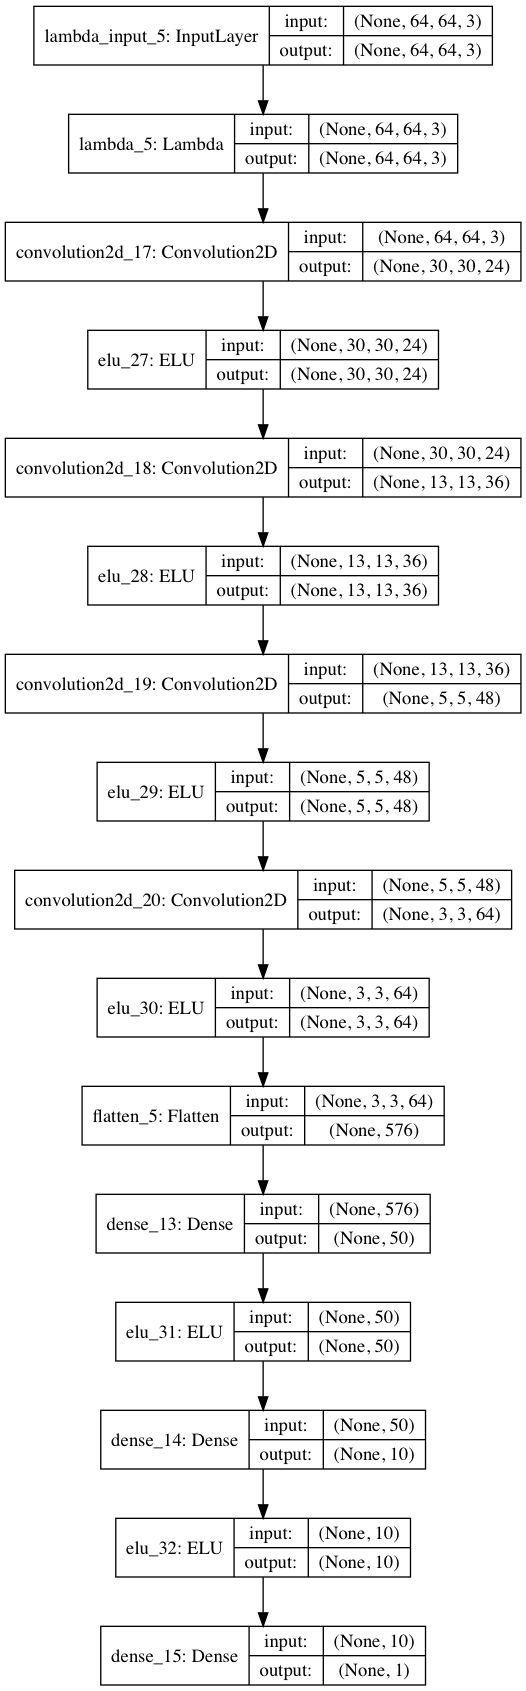

Python code for this plot:
#
# Behavioral Cloning Project
#
# input images shape (64,64,3) width, height, channels
# output 1 value steering angle
#
# Usage: python model.py
#
# Diagram of model is output into file 'model.png'
# Training and validation loss is plotted.
# Saves resulting model into file 'model.h5'
#

from keras.models import Sequential
from keras.layers import Dense, Activation, Dropout, Flatten, Lambda, Convolution2D, Cropping2D
from keras.layers.pooling import MaxPooling2D
from keras.optimizers import SGD, Adam, RMSprop
from keras.layers.advanced_activations import ELU
from keras import backend as K
from keras.regularizers import l2

#
# Model Definition
#

# Uses NVIDIA model as the starting reference, but simplified down as input image dimensions used are 64x64 not 66x200
model = Sequential([
	# Add image preprocessing layers in model means preprocessing doesn't have to be done prior to 
	# feeding data to model.
	
	# Preprocessing can include:
	# - cropping images to remove upper horizontal band above horizon (road) and lower horizontal band that includes the hood of car
	# - resize image to reduce number of parameters
	# - normalize image data
	
	# NOTE: we could crop images in the model with Keras layer Cropping2D,
	# but we also want to resize images which is more compute intensize,
	# so cropping and resizing is done before the model,
	# this means corresponding image preprocessing has to be done when feeding the simulator (drive.py) as well
	# Crop image: remove 64 pixels from top and 36 pixels from the bottom.
	# Cropping2D( cropping=( (60,36), (0,0) ) ),
	
	# Scale to range with magnitude of 2.0 and Normalize to mean of zero
	# resulting range -1.0 to 1.0
	Lambda(lambda x: (x/127.5) - 1.0, input_shape=(64,64,3)),
	
	# layer 1: filters 24, kernel 5x5, stride (subsample) 2x2 
	Convolution2D(24, 5, 5, border_mode='valid', subsample=(2,2)),
	
	# Dropout layer here did not improve driving performance
	# Use drop out if there is overfitting
	## Dropout( 0.2 ),
	
	# Activation ELU better than ReLU?
	# (without activation layer, the linear result of previous layer is used. "linear" activation: a(x) = x)
	# Advanced activation layers are not activation functions. https://github.com/fchollet/keras/issues/2272
	# model.add(LeakyReLU(params['a'])) not model.add(Activation(LeakyReLU(params['a'])))
	ELU(alpha=1.0),
	
	# Maxpool layer here did not improve driving performance
	# stride size same as pool size
	## MaxPooling2D(pool_size=(2, 2), strides=None, border_mode='valid'),
	
	# layer 2: filters 36, kernel 5x5, stride (subsample) 2x2, activation ELU
	Convolution2D(36, 5, 5, border_mode='valid', subsample=(2,2)),
	ELU(alpha=1.0),
	
	# layer 3: filters 48, kernel 5x5, stride (subsample) 2x2, activation ELU
	Convolution2D(48, 5, 5, border_mode='valid', subsample=(2,2)),
	ELU(alpha=1.0),
	
	# layer 4: filters 64, kernel 3x3, activation ELU
	Convolution2D(64, 3, 3, border_mode='valid'),
	ELU(alpha=1.0),
	
	# layer 5: filters 64, kernel 3x3, activation ELU
	# NOTE: this layer reduced dimensions down to 1x1, didn't seem necessary
    # Convolution2D(64, 3, 3, border_mode='valid'),
    # ELU(alpha=1.0),
	
	# Flatten
	#   output dim is 64
	Flatten(),
	
	# Fully-connected layer 1
	# NOTE: having a fully connected layer > 64 would expand dimensions not reduce it as is usual with Convolutional Networks
	#   so this layer was removed
    # Dense(100),
    # ELU(alpha=1.0),
	
	# Fully-connected layer 2
    Dense(50),
    ELU(alpha=1.0),
	
	# Fully-connected layer 3
	Dense(10),
	ELU(alpha=1.0),
	
	Dense(1)
])

print ("Model defined")

#
# Model Compilation
#

# Optimizer: Adam (adaptive moment estimation) https://arxiv.org/abs/1412.6980v8
# Adam "computes individual adaptive learning rates for different parameters from estimates of first and second moments of the gradients"
# Configure for a mean squared error regression problem
# Use default parameter values
adam = Adam(lr=0.001, beta_1=0.9, beta_2=0.999, epsilon=1e-08, decay=0.0) 
model.compile(optimizer = adam, loss = 'mean_squared_error', metrics=['accuracy'])

print ("Model compiled")

#
# Model Diagram
#
# For keras plot to work, need:
#   sudo pip install pydot-ng
#   brew install graphviz
#
# generates model diagram in file specified by plot(to_file='')
from keras.utils.visualize_util import plot
plot(model, to_file='model.png', show_shapes=True, show_layer_names=True)

print("Model diagram output to file")

#
# Model Training
#

### Start with example from course material "How to Use Generators"
# Use generators to avoid entire data set, load by batch instead.
import os
import csv

samples = []
with open('../ud-sim-data/driving_log.csv') as csvfile:
    reader = csv.reader(csvfile)
    for line in reader:
        samples.append(line)

# remove headings row
samples.pop(0)

print("Samples CSV loaded len={}".format(len(samples)))

# filter out near 0 steering angle samples
# ( Don't filter zeros, car went off road. )
# import random
# filtered_samples = [s for s in samples if not ( (-0.001 < float(s[3])  < 0.001) and (random.randint(1,5) != 1) ) ]
# print("Samples CSV some near zero angles filtered len={}".format(len(filtered_samples)))

# shuffle and split into train and validation sets
from sklearn.model_selection import train_test_split
train_samples, validation_samples = train_test_split(samples, test_size=0.2, random_state=88)

print("Samples split train size={}, validation size={}".format(len(train_samples), len(validation_samples)))

# image plot library
import matplotlib.pyplot as plt
import matplotlib.image as mpimg
# %matplotlib # uncomment for ipython

import cv2
import numpy as np
import sklearn
import PIL
from scipy.ndimage.interpolation import zoom

### Set up generator
print("Generator setup ...")

#
# flip=True to flip images
# left_right=True to use left and right camera images with angle adjustment
#
def generator(samples, batch_size=32, images_dir = '../ud-sim-data/', left_right=False, flip=False):
    num_samples = len(samples)
    while 1: # Loop forever so the generator never terminates
        sklearn.utils.shuffle(samples)
        for offset in range(0, num_samples, batch_size):
            batch_samples = samples[offset:offset+batch_size]
            
            images = []
            angles = []
            angle_adjust = 0.2 # amount of correction for left and right cameras
            center_index = 0
            left_index=1
            right_index=2
            angle_index=3
            
            for batch_sample in batch_samples:
                # use PIL instead of OpenCV cv2.imread to read as RGB not cv2 BGR. This is consistent with drive.py which uses PIL
                center_image = PIL.Image.open( images_dir + batch_sample[center_index] )
                center_angle = float(batch_sample[angle_index])
                    
                images.append( np.asarray( center_image ) )
                angles.append(center_angle)
                
                # flip center image vertically
                if flip:
                    image_flipped = np.fliplr(center_image)
                    angle_flipped = -center_angle
                    images.append( np.asarray( image_flipped ) )
                    angles.append( angle_flipped )      
                              
                # add in left and right images
                if left_right:
                    # left image, adjust angle to center
                    left_image = PIL.Image.open( images_dir + batch_sample[ left_index ].strip() )
                    left_angle = float(batch_sample[angle_index]) + angle_adjust # if car on left side, want to go more right
                    images.append( np.asarray( left_image ) )
                    angles.append( left_angle )
                    
                    # right image, adjust angle to center
                    right_image = PIL.Image.open( images_dir + batch_sample[ right_index ].strip() )
                    right_angle = float(batch_sample[angle_index]) - angle_adjust # if car on right side, want to go more left
                    images.append( np.asarray( right_image ) )
                    angles.append( right_angle )
                    
                    # flip left and right images
                    if flip:
                        image_flipped = np.fliplr(left_image)
                        angle_flipped = -left_angle
                        images.append( np.asarray( image_flipped ) )
                        angles.append( angle_flipped )
                        
                        image_flipped = np.fliplr(right_image)
                        angle_flipped = -right_angle
                        images.append( np.asarray( image_flipped ) )
                        angles.append( angle_flipped )
                
            X_train = np.array(images)
            y_train = np.array(angles)
            
            # crop images to remove upper horizontal band above horizon (road) and lower horizontal band that includes the hood of car
            # results in 64x128
            X_train = X_train[:, 60:124, 0:320, :]
            
            # resize to 64x64
            #http://stackoverflow.com/questions/40201846/resizing-ndarray-of-images-efficiently
            X_train=zoom(X_train,zoom=(1,1,64./320,1),order=1)
            
            yield sklearn.utils.shuffle(X_train, y_train)
            

# Setup generators for valid and train data sets
train_generator = generator(train_samples, batch_size=128, flip=True, left_right=True)
validation_generator = generator(validation_samples, batch_size=128, flip=True, left_right=True)

print("Start training ...")

# augmentation_factor to add augmented images including flipped and left/right images
augmentation_factor = 6
epochs = 6

history = model.fit_generator(train_generator, 
    samples_per_epoch=len(train_samples)*augmentation_factor, 
    validation_data=validation_generator, 
    nb_val_samples=len(validation_samples)*augmentation_factor, 
    nb_epoch=epochs)
	
#
# plot history for loss
#
plt.plot(history.history['loss'])
plt.plot(history.history['val_loss'])
plt.title('model loss')
plt.ylabel('loss')
plt.xlabel('epoch')
plt.legend(['train', 'test'], loc='upper left')
plt.draw()

# Save trained model architecture as model.h5
model.save('model.h5')

print('model saved')
plt.show()